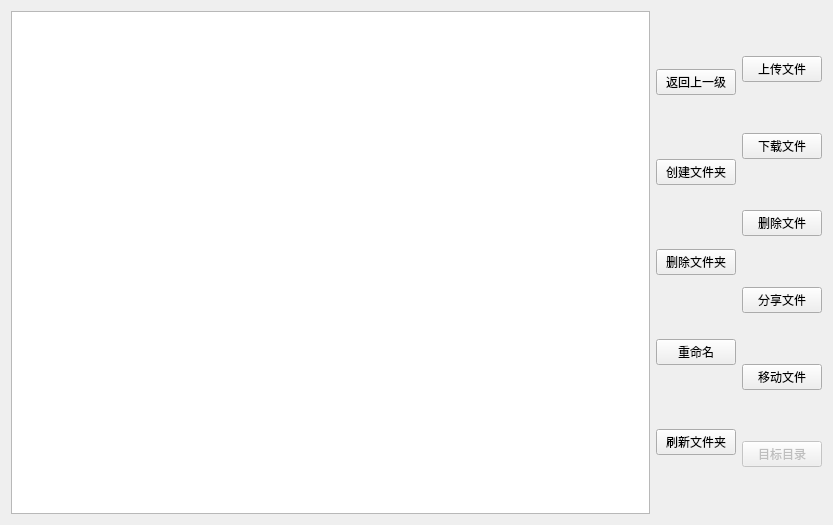
<?xml version="1.0" encoding="UTF-8"?>
<ui version="4.0">
 <class>FileWidget</class>
 <widget class="QWidget" name="FileWidget">
  <property name="geometry">
   <rect>
    <x>0</x>
    <y>0</y>
    <width>833</width>
    <height>525</height>
   </rect>
  </property>
  <property name="windowTitle">
   <string>文件系统</string>
  </property>
  <layout class="QHBoxLayout" name="horizontalLayout">
   <item>
    <widget class="QListWidget" name="m_showList"/>
   </item>
   <item>
    <layout class="QVBoxLayout" name="verticalLayout">
     <item>
      <widget class="QPushButton" name="m_return">
       <property name="text">
        <string>返回上一级</string>
       </property>
      </widget>
     </item>
     <item>
      <widget class="QPushButton" name="m_createDir">
       <property name="text">
        <string>创建文件夹</string>
       </property>
      </widget>
     </item>
     <item>
      <widget class="QPushButton" name="m_deleteDir">
       <property name="text">
        <string>删除文件夹</string>
       </property>
      </widget>
     </item>
     <item>
      <widget class="QPushButton" name="m_renameDir">
       <property name="text">
        <string>重命名</string>
       </property>
      </widget>
     </item>
     <item>
      <widget class="QPushButton" name="m_flushFile">
       <property name="text">
        <string>刷新文件夹</string>
       </property>
      </widget>
     </item>
    </layout>
   </item>
   <item>
    <layout class="QVBoxLayout" name="verticalLayout_2">
     <item>
      <widget class="QPushButton" name="m_uploadFile">
       <property name="text">
        <string>上传文件</string>
       </property>
      </widget>
     </item>
     <item>
      <widget class="QPushButton" name="m_downloadFile">
       <property name="text">
        <string>下载文件</string>
       </property>
      </widget>
     </item>
     <item>
      <widget class="QPushButton" name="m_deleteFile">
       <property name="text">
        <string>删除文件</string>
       </property>
      </widget>
     </item>
     <item>
      <widget class="QPushButton" name="m_shareFile">
       <property name="text">
        <string>分享文件</string>
       </property>
      </widget>
     </item>
     <item>
      <widget class="QPushButton" name="m_moveFile">
       <property name="text">
        <string>移动文件</string>
       </property>
      </widget>
     </item>
     <item>
      <widget class="QPushButton" name="m_selectFile">
       <property name="enabled">
        <bool>false</bool>
       </property>
       <property name="text">
        <string>目标目录</string>
       </property>
      </widget>
     </item>
    </layout>
   </item>
  </layout>
 </widget>
 <resources/>
 <connections/>
</ui>
